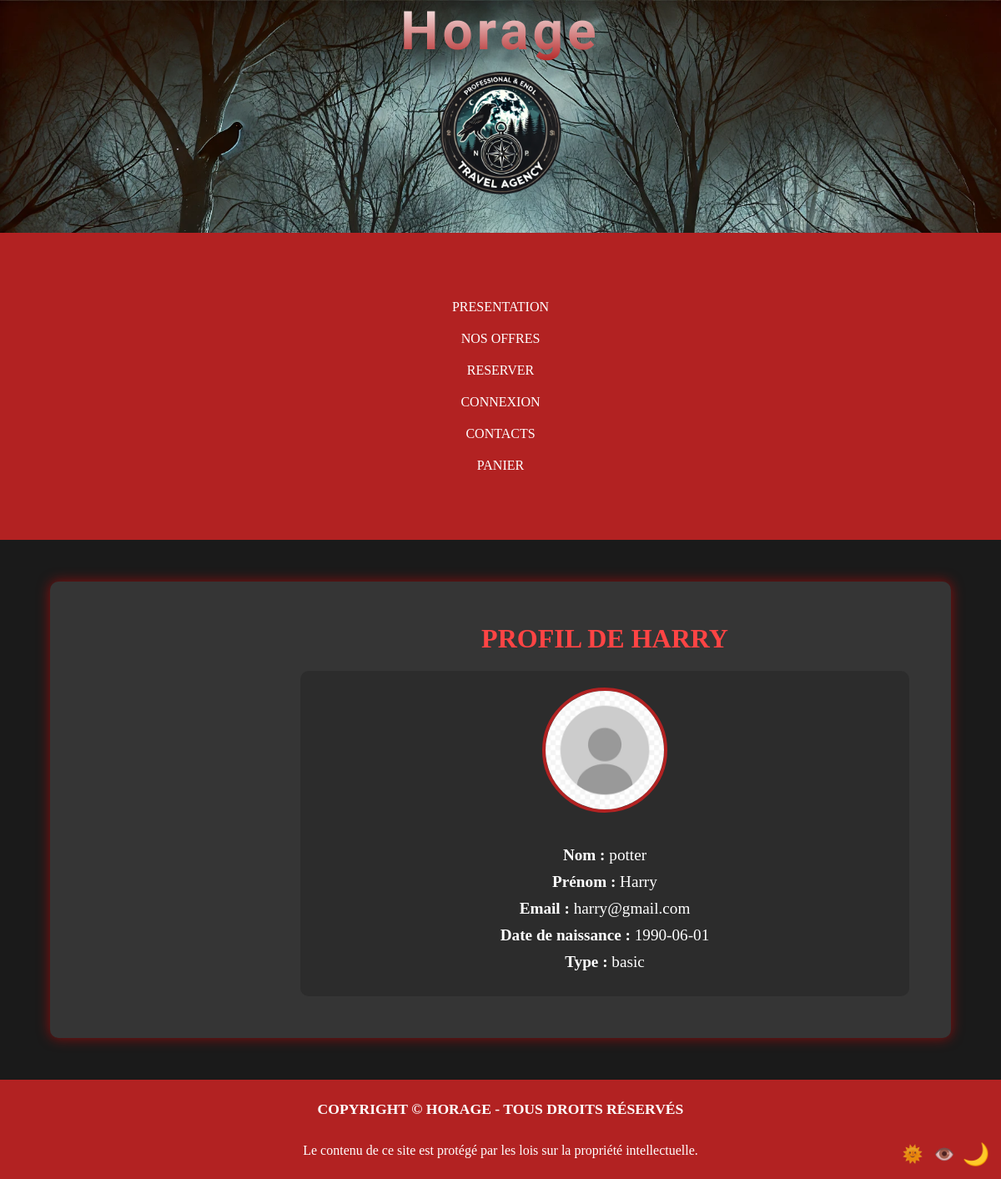
Screenshot of /profil_user_admin.php?email=harry@gmail.com with the database file from the repository.
### tables this page shows
CREATE TABLE `utilisateur` (
  `NomUtilisateur` varchar(30) NOT NULL,
  `Email` varchar(255) NOT NULL,
  `MotDePasse` varchar(255) NOT NULL,
  `Nom` varchar(50) NOT NULL,
  `Prenom` varchar(50) NOT NULL,
  `Anniversaire` date DEFAULT NULL,
  `Types` varchar(10) NOT NULL,
  `Id` int(11) NOT NULL
);

### profil_user_admin.php (the view, shortened to what this page needs)
<?php
require_once 'session.php';
$pdo = DemarrageSQL();
$userEmail = $_GET['email'] ?? null;
try {
    if ($userEmail) {
        $stmt = $pdo->prepare("SELECT * FROM utilisateur WHERE Email = :email");
        $stmt->execute(['email' => $userEmail]);
        $displayUser = $stmt->fetch(PDO::FETCH_ASSOC);
    } else {
        header("Location: login.php");
        exit();
    }
} catch (PDOException $e) {
    die("Erreur de base de données : " . $e->getMessage());
}
?>
<!DOCTYPE html>
<html lang="fr">
<head>
    <link rel="stylesheet" href="CSS/profil.css">
</head>
<body>
    <main class="profile-container">
        <section class="profile-content">
            <h2>Profil <?= $userEmail ? 'de '.htmlspecialchars($displayUser['Prenom']) : 'Mon Profil' ?></h2>
            <div class="profile-info">
                <img src="img_horage/profil.jpg" alt="Photo de profil" class="profile-pic">
                <div class="info">
                    <p><strong>Nom :</strong> <?= htmlspecialchars($displayUser['Nom']) ?></p>
                    <p><strong>Prénom :</strong> <?= htmlspecialchars($displayUser['Prenom']) ?></p>
                    <p><strong>Email :</strong> <?= htmlspecialchars($displayUser['Email']) ?></p>
                    <p><strong>Date de naissance :</strong> <?= htmlspecialchars($displayUser['Anniversaire']) ?></p>
                    <p><strong>Type :</strong> <?= htmlspecialchars($displayUser['Types']) ?></p>
                </div>
            </div>
        </section>
    </main>
    <footer>
        <h2>Copyright © Horage - Tous droits réservés</h2>
        <p>Le contenu de ce site est protégé par les lois sur la propriété intellectuelle.</p>
    </footer>
</body>
</html>

### CSS/profil.css (style rules this page uses)
.profile-container { display: flex; width: 90%; max-width: 1200px; margin: 50px auto; background-color: var(--color-background-form); padding: 30px; border-radius: 10px; box-shadow: 0px 0px 15px rgba(255, 0, 0, 0.5); position: relative; }
.profile-content { width: calc(100% - 250px); margin-left: 250px; padding: 20px; }
.profile-content h2 { font-size: 2rem; margin-bottom: 20px; color: var(--color-nav-light); }
.profile-info { display: flex; align-items: center; gap: 30px; background-color: var(--color-background-profile); padding: 20px; border-radius: 10px; flex-direction: column; }
.profile-pic { width: 150px; height: 150px; border-radius: 50%; border: 4px solid var(--color-nav); }
.info p { font-size: 1.2rem; margin: 10px 0; }

### CSS/main.css (style rules this page uses)
* { margin: 0; padding: 0; box-sizing: border-box; }
html, body { width: 100%; height: 100%; text-align: center; background-color: var(--color-background); color: var(--color-white); }
footer { background-color: var(--color-nav); padding: 25px; color: var(--color-rod); }
h2 { margin-bottom: 30px; text-transform: uppercase; font-size: 1.1rem; }
main { margin: 100px; }
@media screen and (max-width: 1300px) { main { margin: 20px; } }
@media screen and (max-width: 1300px) { .profile-content { width: 100%; } }
@media screen and (max-width: 1300px) { .profile-info { flex-direction: column; align-items: center; } }

### CSS/root.css (style rules this page uses)
:root { --color-border : #444; --color-rod: #ffffff; --color-nav: #B22222; --color-search-button: #6b0710; --color-search-button-hover: rgb(44, 11, 11); --color-search-form-group: #771f1f; --color-background: #1A1A1A; --color-hover: #7a0a14; --color-travelbutton: #ffffff; --color-nav-light: #ff4444; --color-background-form: #353535; --color-background-profile: #2C2C2C; --color-border-dark: #8B0000; --color-redlight-root: #ff4444; --color-white: white; --color-orange: #ffa500; --color-blue: #007bff; --color-purple: #800080; --color-green:#33ff00; }

### rows the page displays
utilisateur: Prenom "HARRY", Nom "potter", Prenom "Harry", Email "harry@gmail.com", Anniversaire "1990-06-01", Types "basic"

### other values shown
$profilLabel "CONNEXION"
